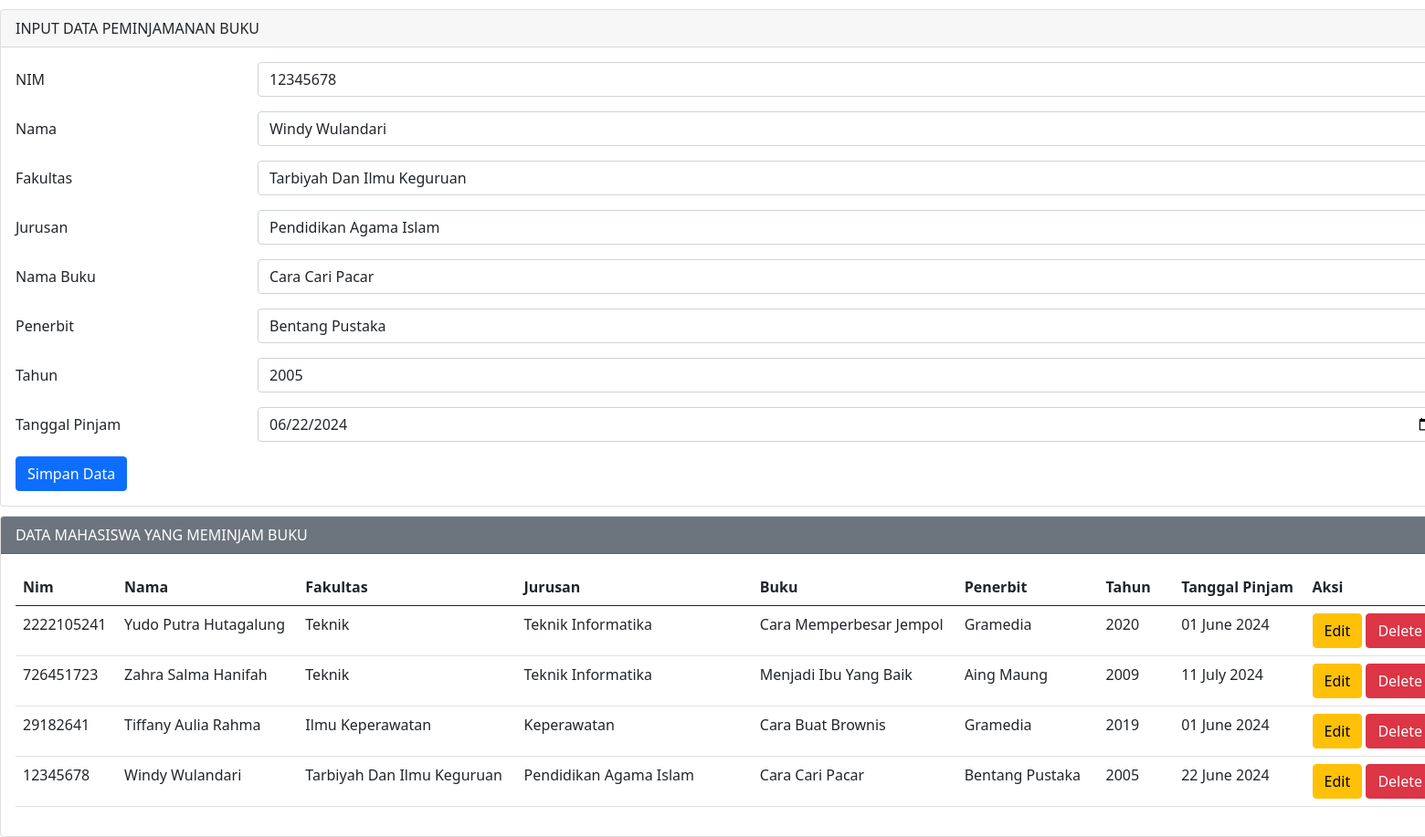
The page /index.php?op=edit&id=1 on the database its author committed.
### tables this page shows
CREATE TABLE `peminjaman` (
  `id` int(11) NOT NULL,
  `nim` varchar(25) NOT NULL,
  `nama` varchar(25) NOT NULL,
  `namabuku` varchar(30) NOT NULL,
  `fakultas` varchar(50) NOT NULL,
  `jurusan` varchar(50) NOT NULL,
  `penerbit` varchar(25) NOT NULL,
  `tahun` varchar(25) NOT NULL,
  `tglpinjam` varchar(25) NOT NULL
);

### index.php (the view, shortened to what this page needs)
<?php
include 'koneksi.php';
$nim        = "";
$nama       = "";
$namabuku    = "";
$fakultas   = "";
$jurusan    = "";
$penerbit   = "";
$tahun      = "";
$tglpinjam  = "";
if (isset($_GET['op'])) {
    $op = $_GET['op'];
} else {
    $op = "";
}
if ($op == 'edit') {
    $id          = $_GET['id'];
    $sql1        = "select * from peminjaman where id = '$id'";
    $q1          = mysqli_query($koneksi, $sql1);
    $r1          = mysqli_fetch_array($q1);
    $nim         = $r1['nim'];
    $nama        = $r1['nama'];
    $namabuku     = $r1['namabuku'];
    $jurusan     = $r1['jurusan'];
    $fakultas    = $r1['fakultas'];
    $penerbit    = $r1['penerbit'];
    $tahun       = $r1['tahun'];
    $tglpinjam   = $r1['tglpinjam'];
}
?>
<!DOCTYPE html>
<html lang="en">
<head>
    <link href="https://cdn.jsdelivr.net/npm/bootstrap@5.0.0-beta2/dist/css/bootstrap.min.css" rel="stylesheet">
</head>
<body>
    <div class="mx-auto">
        <div class="card">
            <div class="card-header">
                INPUT DATA PEMINJAMANAN BUKU
            </div>
            <div class="card-body">
                <form action="" method="POST">
                    <div class="mb-3 row">
                        <label for="nim" class="col-sm-2 col-form-label">NIM</label>
                        <div class="col-sm-10">
                            <input type="number" pattern="[0-9]*" class="form-control" id="nim" name="nim" value="<?php echo $nim ?>">
                        </div>
                    </div>
                    <div class="mb-3 row">
                        <label for="nama" class="col-sm-2 col-form-label">Nama</label>
                        <div class="col-sm-10">
                            <input type="text" class="form-control" id="nama" name="nama" value="<?php echo $nama ?>">
                        </div>
                    </div>
                    <div class="mb-3 row">
                        <label for="fakultas" class="col-sm-2 col-form-label">Fakultas</label>
                        <div class="col-sm-10">
                            <select class="form-control" name="fakultas" id="fakultas">
                                <option value="Tarbiyah Dan Ilmu Keguruan" <?php if ($fakultas == "Tarbiyah Dan Ilmu Keguruan") echo "selected" ?>>Tarbiyah Dan Ilmu Keguruan</option>
                            </select>
                        </div>
                    </div>
                    <div class="mb-3 row">
                        <label for="jurusan" class="col-sm-2 col-form-label">Jurusan</label>
                        <div class="col-sm-10">
                            <select class="form-control" name="jurusan" id="jurusan">
                                <option value="Pendidikan Agama Islam" <?php if ($jurusan == "Pendidikan Agama Islam") echo "selected" ?>>Pendidikan Agama Islam</option>
                            </select>
                        </div>
                    </div>
                    <div class="mb-3 row">
                        <label for="namabuku" class="col-sm-2 col-form-label">Nama Buku</label>
                        <div class="col-sm-10">
                            <input type="text" class="form-control" id="namabuku" name="namabuku" value="<?php echo $namabuku ?>">
                        </div>
                    </div>
                    <div class="mb-3 row">
                        <label for="penerbit" class="col-sm-2 col-form-label">Penerbit</label>
                        <div class="col-sm-10">
                            <input type="text" class="form-control" id="penerbit" name="penerbit" value="<?php echo $penerbit ?>">
                        </div>
                    </div>
                    <div class="mb-3 row">
                        <label for="tahun" class="col-sm-2 col-form-label">Tahun</label>
                        <div class="col-sm-10">
                            <input type="number" pattern="[0-9]*" class="form-control" id="tahun" name="tahun" value="<?php echo $tahun ?>">
                        </div>
                    </div>
                    <div class="mb-3 row">
                        <label for="tglpinjam" class="col-sm-2 col-form-label">Tanggal Pinjam</label>
                        <div class="col-sm-10">
                            <input type="date" pattern="[0-9]*" class="form-control" id="tglpinjam" name="tglpinjam" value="<?php echo $tglpinjam ?>">
                        </div>
                    </div>
                    <div class="col-12">
                        <input type="submit" name="simpan" value="Simpan Data" class="btn btn-primary" />
                    </div>
                </form>
            </div>
        </div>
        <div class="card">
            <div class="card-header text-white bg-secondary">
                DATA MAHASISWA YANG MEMINJAM BUKU
            </div>
            <div class="card-body">
                <table class="table">
                <thead>
                    <tr>
                        <th scope="col" style="width: 50px;">Nim</th>
                        <th scope="col" style="width: 150px;">Nama</th>
                        <th scope="col" style="width: 200px;">Fakultas</th>
                        <th scope="col" style="width: 250px;">Jurusan</th>
                        <th scope="col" style="width: 150px;">Buku</th>
                        <th scope="col" style="width: 150px;">Penerbit</th>
                        <th scope="col" style="width: 80px;">Tahun</th>
                        <th scope="col" style="width: 120px;">Tanggal Pinjam</th>
                        <th scope="col" style="width: 120px;">Aksi</th>
                    </tr>
                </thead>
                    <tbody>
                        <?php
                        $sql2   = "SELECT id, nim, nama, fakultas, jurusan, namabuku, penerbit, tahun, DATE_FORMAT(tglpinjam, '%d %M %Y') as tglpinjam FROM peminjaman ORDER BY id DESC";
                        $q2     = mysqli_query($koneksi, $sql2);
                        while ($r2 = mysqli_fetch_array($q2)) {
                            $id         = $r2['id'];
                            $nim        = $r2['nim'];
                            $nama       = $r2['nama'];
                            $fakultas   = $r2['fakultas'];
                            $jurusan    = $r2['jurusan'];
                            $namabuku   = $r2['namabuku'];
                            $penerbit   = $r2['penerbit'];
                            $tahun      = $r2['tahun'];
                            $tglpinjam  = $r2['tglpinjam'];
                        ?>
                            <tr>
                                <td scope="row"><?php echo $nim ?></td>
                                <td scope="row"><?php echo $nama ?></td>
                                <td scope="row"><?php echo $fakultas ?></td>
                                <td scope="row"><?php echo $jurusan ?></td>
                                <td scope="row"><?php echo $namabuku ?></td>
                                <td scope="row"><?php echo $penerbit ?></td>
                                <td scope="row"><?php echo $tahun ?></td>
                                <td scope="row"><?php echo $tglpinjam ?></td>
                                <td scope="row">
                                    <a href="index.php?op=edit&id=<?php echo $id ?>"><button type="button" class="btn btn-warning">Edit</button></a>
                                    <a href="index.php?op=delete&id=<?php echo $id?>" onclick="return confirm('Yakin mau delete data?')"><button type="button" class="btn btn-danger">Delete</button></a>
                                </td>
                            </tr>
                        <?php
                        }
                        ?>
                    </tbody>
                </table>
            </div>
        </div>
    </div>
</body>
</html>

### index.php (style rules this page uses)
.mx-auto { width: 1600px; }
.card { margin-top: 10px; }
body { background-image: url('images/background.jpg'); background-size: cover; background-repeat: no-repeat; background-position: center center; background-attachment: fixed; }
.table th, .table td { white-space: nowrap; overflow: hidden; text-overflow: ellipsis; max-width: 300px; }

### rows shown on the page
peminjaman: nim "12345678", nama "Windy Wulandari", fakultas "Tarbiyah Dan Ilmu Keguruan", jurusan "Pendidikan Agama Islam", namabuku "Cara Cari Pacar", penerbit "Bentang Pustaka", tahun "2005", tglpinjam "06/22/2024", tglpinjam "22 June 2024"
peminjaman: nim "2222105241", nama "Yudo Putra Hutagalung", fakultas "Teknik", jurusan "Teknik Informatika", namabuku "Cara Memperbesar Jempol", penerbit "Gramedia", tahun "2020", tglpinjam "01 June 2024"
peminjaman: nim "726451723", nama "Zahra Salma Hanifah", fakultas "Teknik", jurusan "Teknik Informatika", namabuku "Menjadi Ibu Yang Baik", penerbit "Aing Maung", tahun "2009", tglpinjam "11 July 2024"
peminjaman: nim "29182641", nama "Tiffany Aulia Rahma", fakultas "Ilmu Keperawatan", jurusan "Keperawatan", namabuku "Cara Buat Brownis", penerbit "Gramedia", tahun "2019", tglpinjam "01 June 2024"
